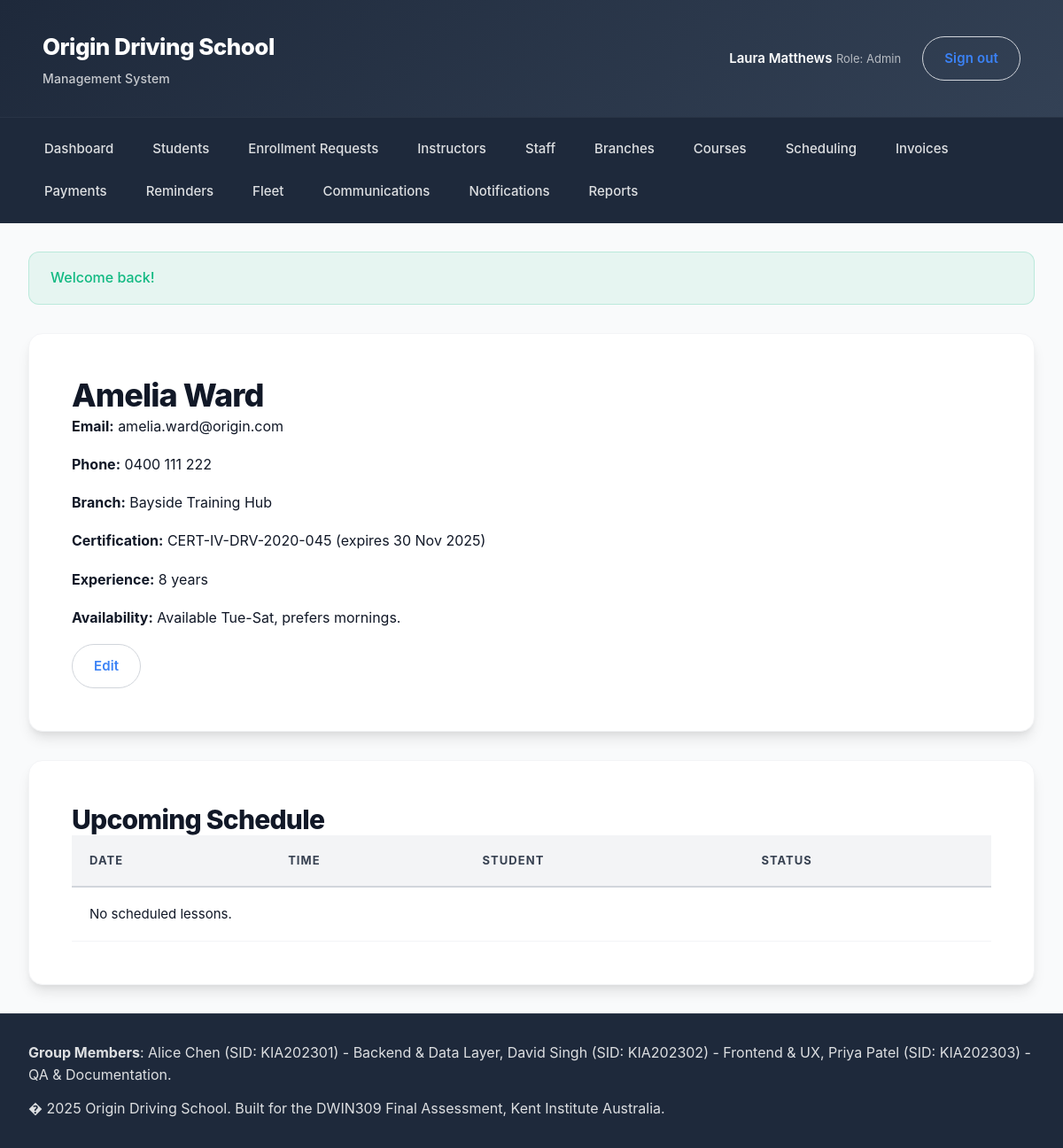
Page /index.php?page=instructors&action=view&id=1 (signed in) on the committed database.
### tables this page shows
CREATE TABLE instructors (
    id INT UNSIGNED AUTO_INCREMENT PRIMARY KEY,
    user_id INT UNSIGNED NOT NULL,
    branch_id INT UNSIGNED NULL,
    certification_number VARCHAR(80) NULL,
    accreditation_expiry DATE NULL,
    experience_years INT UNSIGNED DEFAULT 0,
    availability_notes TEXT NULL,
    bio TEXT NULL,
    rating DECIMAL(3,2) NULL,
    created_at DATETIME DEFAULT CURRENT_TIMESTAMP,
    updated_at DATETIME DEFAULT CURRENT_TIMESTAMP ON UPDATE CURRENT_TIMESTAMP,
    CONSTRAINT fk_instructors_user FOREIGN KEY (user_id) REFERENCES users(id) ON DELETE CASCADE,
    CONSTRAINT fk_instructors_branch FOREIGN KEY (branch_id) REFERENCES branches(id) ON DELETE SET NULL
);

CREATE TABLE users (
    id INT UNSIGNED AUTO_INCREMENT PRIMARY KEY,
    role ENUM('admin','staff','instructor','student') NOT NULL,
    first_name VARCHAR(80) NOT NULL,
    last_name VARCHAR(80) NOT NULL,
    email VARCHAR(160) NOT NULL UNIQUE,
    phone VARCHAR(32) NULL,
    password_hash VARCHAR(255) NOT NULL,
    status ENUM('active','archived') NOT NULL DEFAULT 'active',
    branch_id INT UNSIGNED NULL,
    created_at DATETIME DEFAULT CURRENT_TIMESTAMP,
    updated_at DATETIME DEFAULT CURRENT_TIMESTAMP ON UPDATE CURRENT_TIMESTAMP,
    CONSTRAINT fk_users_branch FOREIGN KEY (branch_id) REFERENCES branches(id) ON DELETE SET NULL
);

CREATE TABLE branches (
    id INT UNSIGNED AUTO_INCREMENT PRIMARY KEY,
    name VARCHAR(120) NOT NULL,
    address VARCHAR(255) NULL,
    city VARCHAR(80) NULL,
    state VARCHAR(50) NULL,
    postcode VARCHAR(12) NULL,
    phone VARCHAR(32) NULL,
    email VARCHAR(160) NULL,
    manager_name VARCHAR(120) NULL,
    opening_hours VARCHAR(160) NULL,
    created_at DATETIME DEFAULT CURRENT_TIMESTAMP,
    updated_at DATETIME DEFAULT CURRENT_TIMESTAMP ON UPDATE CURRENT_TIMESTAMP
);

### app/Core/View.php (called while the page is built, shortened)
<?php
class View
{
    public function render(string $template, array $data = [], string $layout = 'main'): void
    {
        $viewFile = __DIR__ . '/../Views/' . $template . '.php';
        extract($data);
        include $viewFile;
    }
}

### app/Core/Controller.php (called while the page is built, shortened)
<?php
abstract class Controller
{
    protected View $view;
    public function __construct()
    {
        $this->view = new View();
    }
    protected function render(string $template, array $data = [], string $layout = 'main'): void
    {
        $this->view->render($template, $data, $layout);
    }
}

### app/Controllers/InstructorsController.php (called while the page is built, shortened)
<?php
class InstructorsController extends Controller
{
    private InstructorModel $instructors;
    private ScheduleModel $schedules;
    public function __construct()
    {
        $this->instructors = new InstructorModel();
        $this->schedules = new ScheduleModel();
    }
    public function viewAction(): void
    {
        $id = (int) ($_GET['id'] ?? 0);
        $instructor = $this->instructors->find($id);
        $this->render('instructors/view', [
            'pageTitle' => 'Instructor Profile',
            'instructor' => $instructor,
            'schedules' => $this->schedules->forInstructor($id),
        ]);
    }
}

### app/Core/Router.php (called while the page is built, shortened)
<?php
class Router
{
    public function dispatch(): void
    {
        $action = $_GET['action'] ?? 'index';
        $method = $action . 'Action';
        $controller = new $controllerClass();
        $controller->$method();
    }
}

### index.php (called while the page is built)
<?php
require __DIR__ . '/app/bootstrap.php';
$router = new App\Core\Router();
$router->dispatch();

### app/bootstrap.php (called while the page is built, shortened)
<?php
$config = require __DIR__ . '/config.php';
spl_autoload_register(function (string $class): void {
    $prefix = 'App\\';
    $baseDir = __DIR__ . '/';
    $relativeClass = substr($class, strlen($prefix));
    $file = $baseDir . str_replace('\\', '/', $relativeClass) . '.php';
});
require_once __DIR__ . '/Helpers/helpers.php';

### app/Core/Database.php (called while the page is built, shortened)
<?php
class Database
{
    private static ?PDO $connection = null;
    public static function init(array $config): void
    {
        $dsn = sprintf(
            'mysql:host=%s;port=%d;dbname=%s;charset=%s',
            $config['host'],
            $config['port'],
            $config['database'],
            $config['charset'] ?? 'utf8mb4'
        );
        $options = [
            PDO::ATTR_ERRMODE => PDO::ERRMODE_EXCEPTION,
            PDO::ATTR_DEFAULT_FETCH_MODE => PDO::FETCH_ASSOC,
            PDO::ATTR_EMULATE_PREPARES => false,
        ];
        try {
            self::$connection = new PDO($dsn, $config['username'], $config['password'], $options);
        } catch (PDOException $exception) {
            error_log('Database connection failed: ' . $exception->getMessage());
            throw $exception;
        }
    }
    public static function connection(): PDO
    {
        return self::$connection;
    }
}

### app/Core/Model.php (called while the page is built, shortened)
<?php
abstract class Model
{
    public function __construct()
    {
        $this->db = Database::connection();
    }
}

### app/Models/InstructorModel.php (called while the page is built, shortened)
<?php
class InstructorModel extends Model
{
    public function find(int $id): ?array
    {
        $sql = 'SELECT i.*, u.first_name, u.last_name, u.email, u.phone, b.name AS branch_name
                FROM instructors i
                INNER JOIN users u ON u.id = i.user_id
                LEFT JOIN branches b ON b.id = i.branch_id
                WHERE i.id = :id';
        $stmt = $this->db->prepare($sql);
        $stmt->execute(['id' => $id]);
        $row = $stmt->fetch();
        return $row === false ? null : $row;
    }
}

### app/Helpers/helpers.php (called while the page is built, shortened)
<?php
if (!function_exists('e')) {
    function e(string $value): string
    {
        return htmlspecialchars($value, ENT_QUOTES, 'UTF-8');
    }
}
if (!function_exists('route')) {
    function route(string $page, string $action = 'index', array $params = []): string
    {
        $query = array_merge(['page' => $page, 'action' => $action], $params);
        return 'index.php?' . http_build_query($query);
    }
}

### app/Views/instructors/view.php (the view, shortened to what this page needs)
<section class="card">
    <h1><?= e(($instructor['first_name'] ?? '') . ' ' . ($instructor['last_name'] ?? '')); ?></h1>
    <p><strong>Email:</strong> <?= e($instructor['email'] ?? ''); ?></p>
    <p><strong>Phone:</strong> <?= e($instructor['phone'] ?? ''); ?></p>
    <p><strong>Branch:</strong> <?= e($instructor['branch_name'] ?? ''); ?></p>
    <p><strong>Certification:</strong> <?= e($instructor['certification_number'] ?? ''); ?>
        <?php if (!empty($instructor['accreditation_expiry'])): ?>
            (expires <?= e(date('d M Y', strtotime($instructor['accreditation_expiry']))); ?>)
        <?php endif; ?></p>
    <p><strong>Experience:</strong> <?= e($instructor['experience_years'] ?? 0); ?> years</p>
    <p><strong>Availability:</strong> <?= e($instructor['availability_notes'] ?? ''); ?></p>
    <div class="actions">
        <a class="button button-secondary" href="<?= route('instructors', 'edit', ['id' => $instructor['id']]); ?>">Edit</a>
    </div>
</section>
<section class="card">
    <h2>Upcoming Schedule</h2>
    <table class="table">
        <thead>
            <tr>
                <th>Date</th>
                <th>Time</th>
                <th>Student</th>
                <th>Status</th>
            </tr>
        </thead>
        <tbody>
            <?php if (empty($schedule)): ?>
                <tr><td colspan="4">No scheduled lessons.</td></tr>
            <?php endif; ?>
        </tbody>
    </table>
</section>

### assets/css/style.css (style rules this page uses)
:root { --primary: #3b82f6; --primary-dark: #2563eb; --primary-light: #60a5fa; --accent: #f59e0b; --accent-dark: #d97706; --surface: #ffffff; --surface-elevated: #ffffff; --background: #f9fafb; --background-subtle: #f3f4f6; --border: #e5e7eb; --border-light: #f3f4f6; --border-medium: #d1d5db; --text: #111827; --text-medium: #374151; --text-muted: #6b7280; --text-subtle: #9ca3af; --success: #10b981; --success-light: #34d399; --danger: #ef4444; --danger-light: #f87171; --warning: #f59e0b; --warning-light: #fbbf24; --info: #3b82f6; --info-light: #60a5fa; --radius-sm: 8px; --radius-md: 12px; --radius-lg: 16px; --radius-xl: 20px; --radius-full: 9999px; --shadow-sm: 0 1px 2px 0 rgba(0, 0, 0, 0.05); --shadow: 0 4px 6px -1px rgba(0, 0, 0, 0.1), 0 2px 4px -1px rgba(0, 0, 0, 0.06); --shadow-md: 0 10px 15px -3px rgba(0, 0, 0, 0.1), 0 4px 6px -2px rgba(0, 0, 0, 0.05); --shadow-lg: 0 20px 25px -5px rgba(0, 0, 0, 0.1), 0 10px 10px -5px rgba(0, 0, 0, 0.04); --shadow-xl: 0 25px 50px -12px rgba(0, 0, 0, 0.25); --space-xs: 0.5rem; --space-sm: 0.75rem; --space-md: 1rem; --space-lg: 1.5rem; --space-xl: 2rem; --space-2xl: 3rem; --transition-fast: 150ms cubic-bezier(0.4, 0, 0.2, 1); --transition-base: 200ms cubic-bezier(0.4, 0, 0.2, 1); --transition-slow: 300ms cubic-bezier(0.4, 0, 0.2, 1); font-size: 16px; }
* { box-sizing: border-box; margin: 0; padding: 0; }
body { font-family: -apple-system, BlinkMacSystemFont, "Inter", "Segoe UI", Roboto, "Helvetica Neue", Arial, sans-serif; color: var(--text); background: var(--background); line-height: 1.6; -webkit-font-smoothing: antialiased; -moz-osx-font-smoothing: grayscale; font-weight: 400; }
h1, h2, h3, h4, h5, h6 { line-height: 1.2; font-weight: 700; color: var(--text); }
h1 { font-size: 2.25rem; letter-spacing: -0.025em; font-weight: 800; }
h2 { font-size: 1.875rem; letter-spacing: -0.025em; font-weight: 800; }
p { margin-bottom: var(--space-md); line-height: 1.7; }
a { color: var(--primary); text-decoration: none; transition: color var(--transition-fast); }
.button { display: inline-flex; align-items: center; justify-content: center; gap: var(--space-xs); padding: 0.75rem 1.5rem; border-radius: var(--radius-full); border: none; background: var(--primary); color: #ffffff; font-weight: 600; font-size: 0.9375rem; cursor: pointer; transition: all var(--transition-base); box-shadow: var(--shadow-sm); white-space: nowrap; letter-spacing: 0.01em; }
.button-secondary { background: transparent; color: var(--primary); border: 1.5px solid var(--border-medium); box-shadow: none; }
.app-shell { min-height: 100vh; display: grid; grid-template-rows: auto auto 1fr auto; }
.card { background: var(--surface); border-radius: var(--radius-lg); box-shadow: var(--shadow-md); padding: var(--space-2xl); border: 1px solid var(--border-light); transition: all var(--transition-base); }
.actions { display: flex; gap: var(--space-sm); flex-wrap: wrap; }
.table { width: 100%; border-collapse: collapse; font-size: 0.9375rem; }
.table th, .table td { padding: 1.125rem 1.25rem; border-bottom: 1px solid var(--border-light); text-align: left; }
.table thead th { text-transform: uppercase; font-size: 0.8125rem; letter-spacing: 0.08em; color: var(--text-medium); font-weight: 700; background: var(--background-subtle); border-bottom: 2px solid var(--border-medium); }
.table tbody tr { transition: background var(--transition-fast); }

### rows in the picture
instructors: user.last_name "Amelia Ward", user.email "amelia.ward@origin.com", user.phone "0400 111 222", branch.name "Bayside Training Hub", certification_number "CERT-IV-DRV-2020-045", accreditation_expiry "30 Nov 2025", experience_years "8", availability_notes "Available Tue-Sat, prefers mornings."

### other values in the picture
$user['first_name'] . ' ' . $user['last_name'] "Laura Matthews"
$user['role'] "Admin"
$item['label'] "Dashboard"
$item['label'] "Students"
$item['label'] "Enrollment Requests"
$item['label'] "Instructors"
$item['label'] "Staff"
$item['label'] "Branches"
$item['label'] "Courses"
$item['label'] "Scheduling"
$item['label'] "Invoices"
$item['label'] "Payments"
$item['label'] "Reminders"
$item['label'] "Fleet"
$item['label'] "Communications"
